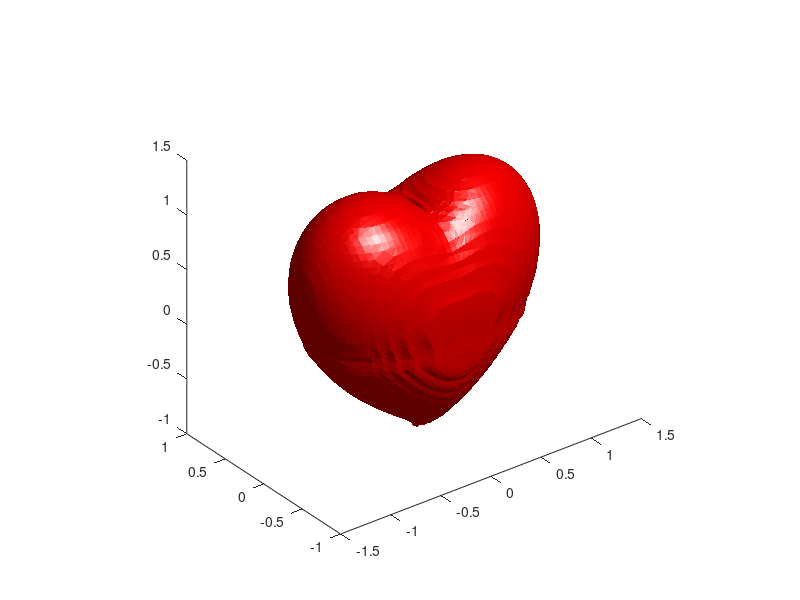

MATLAB code to generate this figure: (Note: this script raises an error after producing the figure.)
const=0; 
x=-5:0.05:5;y=-5:0.05:5;z=-5:0.05:5; 
[x,y,z]=meshgrid(x,y,z); 
f=(x.^2 + (9/4)*y.^2 + z.^2 - 1).^3 - x.^2.*z.^3 - (9/80)*y.^2.*z.^3-const; 
p=patch(isosurface(x,y,z,f,0)); 
set(p, 'FaceColor', 'red', 'EdgeColor', 'none');
daspect([1 1 1]) 
view(3) 
camlight; 
lighting phong